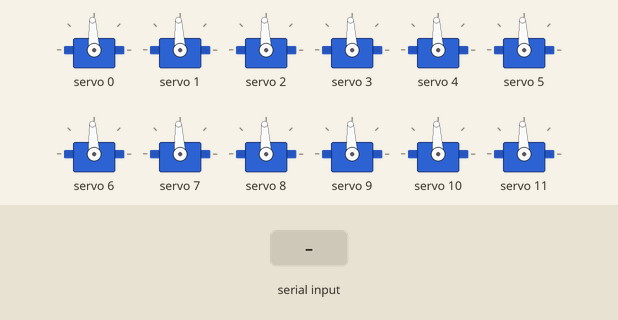
Bench run of a sketch on a simulated Arduino Uno, built with avr-gcc and run on an emulated ATmega328P. Shown: 12 × servo. The test bench sets the inputs (shaded band). What the sketch prints to the serial monitor is not drawn.

Above: at 1.7 s.
1.8 s: "sweep\n" received over Serial
At 2.02 s:
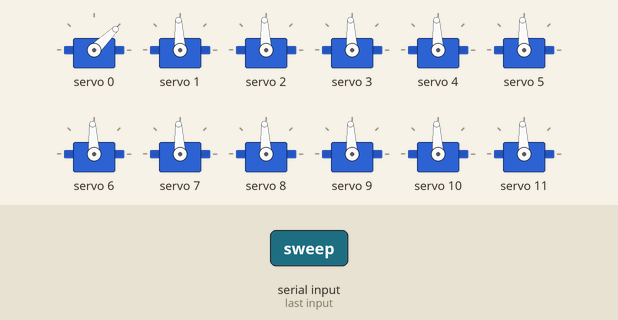
At 2.47 s:
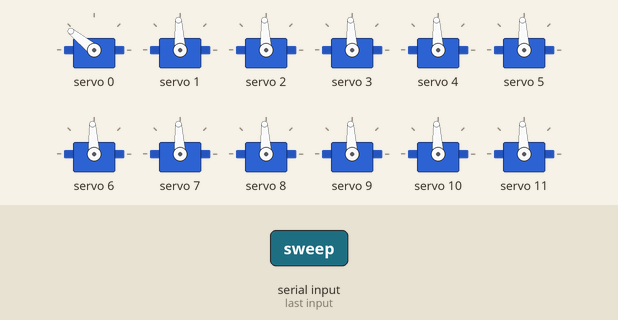
Timing chart, 0 to 16.9 s (numbered marks = the images above; inputs shaded):
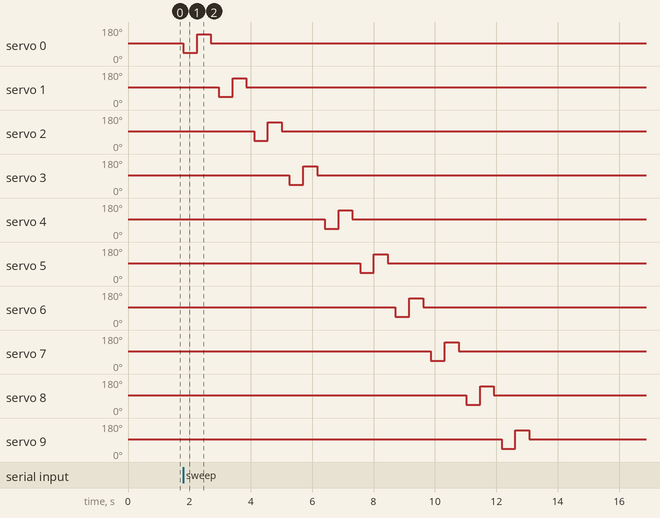

Measured:
- after the input at 1.8 s, servo 0: 93° → 44° at once, → 141° 0.45 s later, → 93° 0.45 s later; servo 1: 93° → 44° after 1.2 s, → 141° 0.45 s later, → 93° 0.45 s later

The sketch:

espfirmware.ino
```cpp
/**
 * @file espfirmware.ino
 * @brief Serial test firmware — drive BASE servo (PCA9685) from typed commands.
 *
 * Same hardware stack as the manual keyboard sketch: Wire + Adafruit_PWMServoDriver @ 50 Hz.
 * Source of truth in repo: ../espfirmware.cpp (keep in sync or edit one and copy).
 *
 * Serial: 115200, newline-terminated lines.
 */

#include <Arduino.h>
#include <Wire.h>
#include <Adafruit_PWMServoDriver.h>

Adafruit_PWMServoDriver pwm = Adafruit_PWMServoDriver();

const int BASE_SERVO_CHANNEL = 0;

const int SERVO_MIN_PULSE   = 600;
const int SERVO_MAX_PULSE   = 2400;
const int SERVO_START_PULSE = 1500;

const int STEP_US_DEFAULT = 50;

int basePulseUs = SERVO_START_PULSE;

void i2cScan() {
  Serial.println("I2C bus scan (expect PCA9685 at 0x40 if ADDR jumpers default):");
  int found = 0;
  for (byte addr = 1; addr < 127; addr++) {
    Wire.beginTransmission(addr);
    if (Wire.endTransmission() == 0) {
      Serial.print("  device at 0x");
      Serial.println(addr, HEX);
      found++;
    }
  }
  if (found == 0) {
    Serial.println("  NO devices — fix SDA/SCL (often GPIO21/22), GND, and PCA9685 VCC.");
  }
  Serial.println();
}

void sweepChannels() {
  Serial.println("Sweeping channels 0..15 — watch which connector moves your servo:");
  for (int c = 0; c < 16; c++) {
    Serial.print(">>> CHANNEL ");
    Serial.println(c);
    pwm.writeMicroseconds(c, 1000);
    delay(450);
    pwm.writeMicroseconds(c, 2000);
    delay(450);
    pwm.writeMicroseconds(c, 1500);
    delay(250);
  }
  Serial.println("Sweep done. Use that channel number in BASE_SERVO_CHANNEL or command w <ch> <us>.");
  Serial.println();
}

void applyBasePulse(int us) {
  us = constrain(us, SERVO_MIN_PULSE, SERVO_MAX_PULSE);
  basePulseUs = us;
  pwm.writeMicroseconds(BASE_SERVO_CHANNEL, basePulseUs);
  Serial.print("BASE ch");
  Serial.print(BASE_SERVO_CHANNEL);
  Serial.print(" -> ");
  Serial.print(basePulseUs);
  Serial.println(" us");
}

void printHelp() {
  Serial.println();
  Serial.println("--- Base servo serial test ---");
  Serial.println("  <number>     pulse width in microseconds (" +
                 String(SERVO_MIN_PULSE) + ".." + String(SERVO_MAX_PULSE) + ")");
  Serial.println("  + [n]       bump +n us (default " + String(STEP_US_DEFAULT) + ")");
  Serial.println("  - [n]       bump -n us (default " + String(STEP_US_DEFAULT) + ")");
  Serial.println("  c           center (" + String(SERVO_START_PULSE) + " us)");
  Serial.println("  m           min pulse");
  Serial.println("  x           max pulse");
  Serial.println("  i2c         scan I2C bus (see 0x40 for PCA9685)");
  Serial.println("  sweep       wiggle each channel 0-15 in order");
  Serial.println("  w <ch> <us> test one channel, e.g. w 3 1500");
  Serial.println("  ?           this help");
  Serial.println("Current: " + String(basePulseUs) + " us");
  Serial.println();
}

void setup() {
  Serial.begin(115200);
  delay(200);
  Serial.println();
  Serial.println("Base servo test — initializing PCA9685...");

  pwm.begin();
  pwm.setPWMFreq(50);

  for (int i = 0; i < 16; i++) {
    pwm.writeMicroseconds(i, SERVO_START_PULSE);
    delay(20);
  }

  applyBasePulse(SERVO_START_PULSE);
  i2cScan();
  printHelp();
}

void loop() {
  if (!Serial.available()) {
    return;
  }

  String line = Serial.readStringUntil('\n');
  line.trim();
  if (line.length() == 0) {
    return;
  }

  if (line.equalsIgnoreCase("i2c")) {
    i2cScan();
    return;
  }

  if (line.equalsIgnoreCase("sweep")) {
    sweepChannels();
    return;
  }

  if (line.length() > 2 && (line.charAt(0) == 'w' || line.charAt(0) == 'W') && line.charAt(1) == ' ') {
    int sp = line.indexOf(' ', 2);
    if (sp > 2) {
      int ch = line.substring(2, sp).toInt();
      long pus = line.substring(sp + 1).toInt();
      if (ch >= 0 && ch <= 15 && pus >= SERVO_MIN_PULSE && pus <= SERVO_MAX_PULSE) {
        pwm.writeMicroseconds(ch, (int)pus);
        Serial.print("OK ch ");
        Serial.print(ch);
        Serial.print(" -> ");
        Serial.print(pus);
        Serial.println(" us");
      } else {
        Serial.println("Usage: w <0-15> <us in range>");
      }
    } else {
      Serial.println("Usage: w <ch> <us>  example: w 7 1500");
    }
    return;
  }

  char c0 = line.charAt(0);

  if (c0 == '?' || c0 == 'h' || c0 == 'H') {
    printHelp();
    return;
  }

  if (c0 == 'c' || c0 == 'C') {
    applyBasePulse(SERVO_START_PULSE);
    return;
  }

  if (c0 == 'm' || c0 == 'M') {
    applyBasePulse(SERVO_MIN_PULSE);
    return;
  }

  if (c0 == 'x' || c0 == 'X') {
    applyBasePulse(SERVO_MAX_PULSE);
    return;
  }

  if (c0 == '+') {
    int step = STEP_US_DEFAULT;
    if (line.length() > 1) {
      step = line.substring(1).toInt();
      if (step <= 0) {
        step = STEP_US_DEFAULT;
      }
    }
    applyBasePulse(basePulseUs + step);
    return;
  }

  if (c0 == '-') {
    int step = STEP_US_DEFAULT;
    if (line.length() > 1) {
      step = line.substring(1).toInt();
      if (step <= 0) {
        step = STEP_US_DEFAULT;
      }
    }
    applyBasePulse(basePulseUs - step);
    return;
  }

  if (c0 >= '0' && c0 <= '9') {
    long v = line.toInt();
    if (v < SERVO_MIN_PULSE || v > SERVO_MAX_PULSE) {
      Serial.print("Out of range (");
      Serial.print(SERVO_MIN_PULSE);
      Serial.print("..");
      Serial.print(SERVO_MAX_PULSE);
      Serial.println("). Ignored.");
      return;
    }
    applyBasePulse((int)v);
    return;
  }

  Serial.println("Unknown command. Type ? for help.");
}
```
